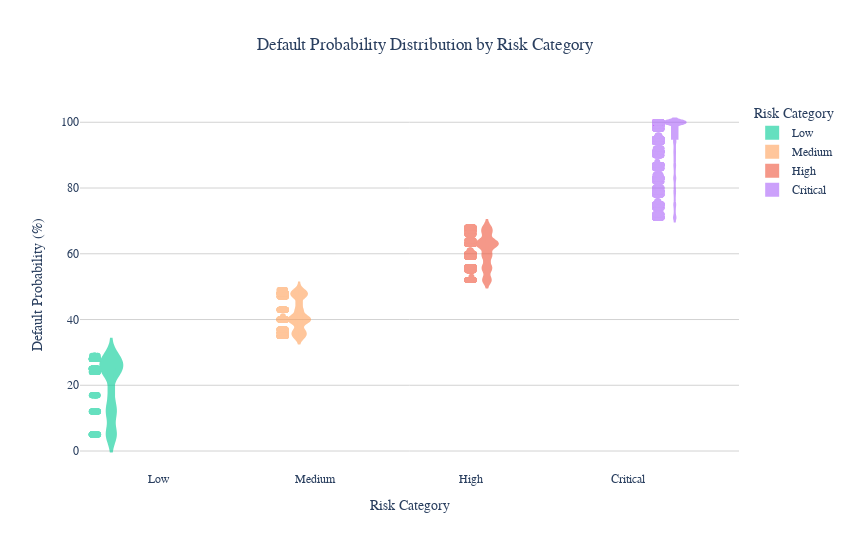

Write notebook code for a chart like this one.
### Markdown cell above
### Load Default Distribution

### Code cell
loan_default_distribution_query = "SELECT * FROM gold.analytics_loan_default_prediction"
loan_default_distribution_df = fetch_data(loan_default_distribution_query)

# Color mapping
risk_colors = {'Low': '#00CC96', 'Medium': '#FFA15A', 'High': '#EF553B', 'Critical': '#AB63FA'}

# Create violin plot
fig = go.Figure()

for risk_cat in ['Low', 'Medium', 'High', 'Critical']:
    risk_data = loan_default_distribution_df[loan_default_distribution_df['default_risk_category'] == risk_cat]
    
    fig.add_trace(go.Violin(
        y=risk_data['default_probability_pct'],
        name=risk_cat,
        box_visible=True,
        meanline_visible=True,
        line_color=risk_colors[risk_cat],
        fillcolor=risk_colors[risk_cat],
        opacity=0.6,
        points='all',  # Show individual points
        hovertemplate='<b>%{fullData.name}</b><br>Probability: %{y:.1f}%<extra></extra>'
    ))

# Layout improvements
fig.update_layout(
    title={
        'text': "Default Probability Distribution by Risk Category",
        'x': 0.5,
        'xanchor': 'center'
    },
    yaxis_title="Default Probability (%)",
    xaxis_title="Risk Category",
    height=550,
    width=850,
    plot_bgcolor='white',
    paper_bgcolor='white',
    font=dict(size=12, family='Arial'),
    violingap=0.2,  # spacing between violins
    violinmode='group',  # group violins side by side
    legend_title_text='Risk Category',
    showlegend=True
)

# Style axes
fig.update_yaxes(showgrid=True, gridcolor='lightgrey', zeroline=False)
fig.update_xaxes(showgrid=False)

fig.show()

### Figure 1 — Plotly figure (JSON) as saved in the notebook; plotly's stock layout.template omitted (floating-point values rounded to 4 significant figures; data arrays with more than 128 entries replaced by an {"elided": "..."} marker saying what was removed)
{"data": [{"box": {"visible": true}, "fillcolor": "#00CC96", "hovertemplate": "<b>%{fullData.name}</b><br>Probability: %{y:.1f}%<extra></extra>", "line": {"color": "#00CC96"}, "meanline": {"visible": true}, "name": "Low", "opacity": 0.6, "points": "all", "type": "violin", "y": {"elided": "601 float values"}}, {"box": {"visible": true}, "fillcolor": "#FFA15A", "hovertemplate": "<b>%{fullData.name}</b><br>Probability: %{y:.1f}%<extra></extra>", "line": {"color": "#FFA15A"}, "meanline": {"visible": true}, "name": "Medium", "opacity": 0.6, "points": "all", "type": "violin", "y": {"elided": "1395 float values"}}, {"box": {"visible": true}, "fillcolor": "#EF553B", "hovertemplate": "<b>%{fullData.name}</b><br>Probability: %{y:.1f}%<extra></extra>", "line": {"color": "#EF553B"}, "meanline": {"visible": true}, "name": "High", "opacity": 0.6, "points": "all", "type": "violin", "y": {"elided": "1873 float values"}}, {"box": {"visible": true}, "fillcolor": "#AB63FA", "hovertemplate": "<b>%{fullData.name}</b><br>Probability: %{y:.1f}%<extra></extra>", "line": {"color": "#AB63FA"}, "meanline": {"visible": true}, "name": "Critical", "opacity": 0.6, "points": "all", "type": "violin", "y": {"elided": "14885 float values"}}], "layout": {"font": {"family": "Arial", "size": 12}, "height": 550, "legend": {"title": {"text": "Risk Category"}}, "paper_bgcolor": "white", "plot_bgcolor": "white", "showlegend": true, "title": {"text": "Default Probability Distribution by Risk Category", "x": 0.5, "xanchor": "center"}, "violingap": 0.2, "violinmode": "group", "width": 850, "xaxis": {"showgrid": false, "title": {"text": "Risk Category"}}, "yaxis": {"gridcolor": "lightgrey", "showgrid": true, "title": {"text": "Default Probability (%)"}, "zeroline": false}}}
